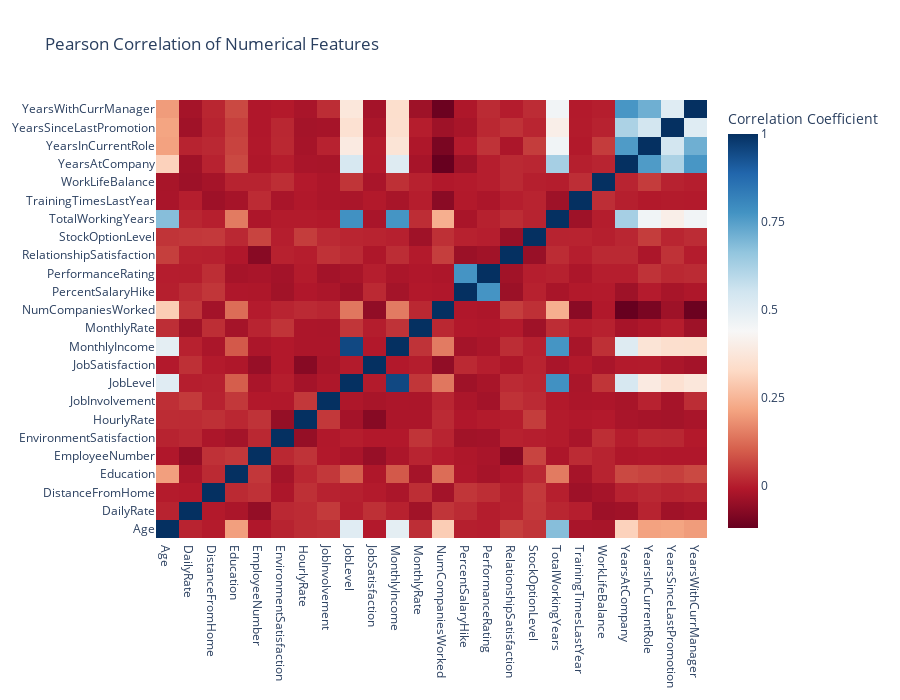

Notebook code for this chart:
### Code cell
import plotly.graph_objs as go
import plotly.offline as py
import numpy as np

# Assuming 'attrition' is your DataFrame containing the data

numerical = ['Age', 'DailyRate', 'DistanceFromHome', 
             'Education', 'EmployeeNumber', 'EnvironmentSatisfaction',
             'HourlyRate', 'JobInvolvement', 'JobLevel', 'JobSatisfaction',
             'MonthlyIncome', 'MonthlyRate', 'NumCompaniesWorked',
             'PercentSalaryHike', 'PerformanceRating', 'RelationshipSatisfaction',
             'StockOptionLevel', 'TotalWorkingYears',
             'TrainingTimesLastYear', 'WorkLifeBalance', 'YearsAtCompany',
             'YearsInCurrentRole', 'YearsSinceLastPromotion', 'YearsWithCurrManager']

data = [
    go.Heatmap(
        z=attrition[numerical].astype(float).corr().values,  # Generating the Pearson correlation
        x=numerical,
        y=numerical,
        colorscale='RdBu',  # Changing color scale to RdBu (red to blue)
        reversescale=False,
        text=np.around(attrition[numerical].astype(float).corr().values, decimals=2),  # Displaying correlation values as text
        hoverinfo='text',  # Show text on hover
        showscale=True,  # Show color scale legend
        colorbar=dict(
            title='Correlation Coefficient',  # Adding title to color bar
            tickvals=[-1, -0.75, -0.5, -0.25, 0, 0.25, 0.5, 0.75, 1],  # Setting tick values
            ticktext=['-1', '-0.75', '-0.5', '-0.25', '0', '0.25', '0.5', '0.75', '1'],  # Setting corresponding tick labels
        ),
    )
]

layout = go.Layout(
    title='Pearson Correlation of Numerical Features',
    xaxis=dict(ticks='', nticks=36),
    yaxis=dict(ticks=''),
    width=900,
    height=700,
)

fig = go.Figure(data=data, layout=layout)
py.iplot(fig, filename='labelled-heatmap')

### Figure 1 — Plotly figure (JSON) as saved in the notebook; plotly's stock layout.template omitted (floating-point values rounded to 4 significant figures; data arrays with more than 128 entries replaced by an {"elided": "..."} marker saying what was removed)
{"data": [{"colorbar": {"ticktext": ["-1", "-0.75", "-0.5", "-0.25", "0", "0.25", "0.5", "0.75", "1"], "tickvals": [-1, -0.75, -0.5, -0.25, 0, 0.25, 0.5, 0.75, 1], "title": {"text": "Correlation Coefficient"}}, "colorscale": [[0, "rgb(103,0,31)"], [0.1, "rgb(178,24,43)"], [0.2, "rgb(214,96,77)"], [0.3, "rgb(244,165,130)"], [0.4, "rgb(253,219,199)"], [0.5, "rgb(247,247,247)"], [0.6, "rgb(209,229,240)"], [0.7, "rgb(146,197,222)"], [0.8, "rgb(67,147,195)"], [0.9, "rgb(33,102,172)"], [1, "rgb(5,48,97)"]], "hoverinfo": "text", "reversescale": false, "showscale": true, "text": {"elided": "24x24 float values"}, "type": "heatmap", "x": ["Age", "DailyRate", "DistanceFromHome", "Education", "EmployeeNumber", "EnvironmentSatisfaction", "HourlyRate", "JobInvolvement", "JobLevel", "JobSatisfaction", "MonthlyIncome", "MonthlyRate", "NumCompaniesWorked", "PercentSalaryHike", "PerformanceRating", "RelationshipSatisfaction", "StockOptionLevel", "TotalWorkingYears", "TrainingTimesLastYear", "WorkLifeBalance", "YearsAtCompany", "YearsInCurrentRole", "YearsSinceLastPromotion", "YearsWithCurrManager"], "y": ["Age", "DailyRate", "DistanceFromHome", "Education", "EmployeeNumber", "EnvironmentSatisfaction", "HourlyRate", "JobInvolvement", "JobLevel", "JobSatisfaction", "MonthlyIncome", "MonthlyRate", "NumCompaniesWorked", "PercentSalaryHike", "PerformanceRating", "RelationshipSatisfaction", "StockOptionLevel", "TotalWorkingYears", "TrainingTimesLastYear", "WorkLifeBalance", "YearsAtCompany", "YearsInCurrentRole", "YearsSinceLastPromotion", "YearsWithCurrManager"], "z": {"elided": "24x24 float values"}}], "layout": {"height": 700, "title": {"text": "Pearson Correlation of Numerical Features"}, "width": 900, "xaxis": {"autorange": true, "nticks": 36, "range": [-0.5, 23.5], "ticks": "", "type": "category"}, "yaxis": {"autorange": true, "range": [-0.5, 23.5], "ticks": "", "type": "category"}}}
